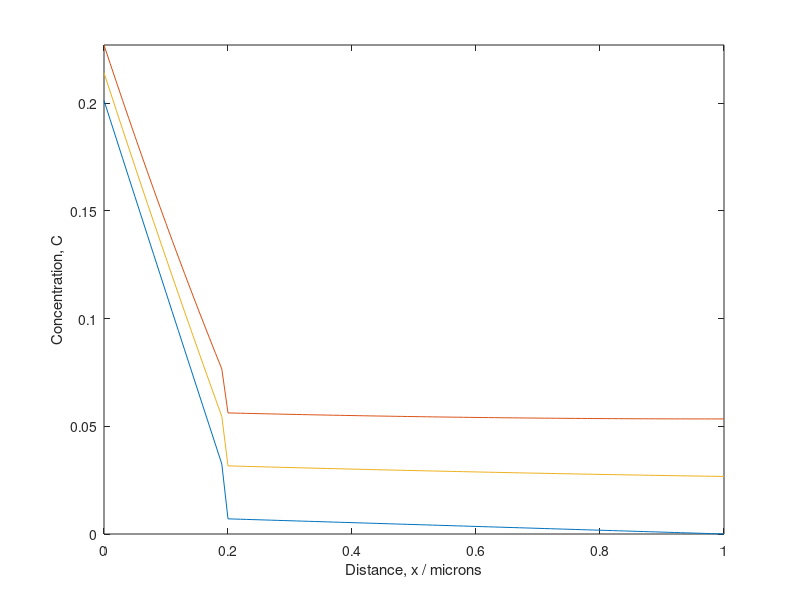

MATLAB code to generate this figure:
%This script produces a Crank-Nicolson simulation of a stack of two layers
%of material. The main purpose is to simulate a diffusion profile of a system with a GDC
%electrolyte and an LSCF cathode as well as an interface between the two.

clear;close all

%% Define parameters
% Material properties
D_1=.00026; % Define diffusivity of cathode material [um^2/s] (LSCF)
D_2=0.026;  % Define diffusivity of electrolyte material [um^2/s] (GDC)
k=0.000292; % Define surface exchange coefficient of LSCF [um/s]
D_int=.00009; %Define interfacial resistance [s/um]
int_width=0;% Define the width of the interface region (0 is the default value)

% Experimental setup
Duration=.083; % Time of exchange in hours (found with Kiloran correction)
L = [0.2;0.8]; % Vector of the layer lengths, first element is the first layer

% Simulation parameters
delta_x=0.01; % Define the spatial step [um]
delta_t=2; % Define the time step [s] (this should be a derived parameter based on max value of sigma)

% Derived properties
%D_int=2*(r/delta_x+1/D_1+1/D_2)^-1; % Define the diffusivity of the interface [um^2/s]
Length=L(1)+L(2); % Total sample length [um]
steps_x=Length/delta_x+1; % Define number of spatial nodes
steps_t=Duration*3600/delta_t+1; % Define number of time steps
x=0:delta_x:Length; % Define the length of the profile in steps of delta_x
sigma_1=D_1*(delta_t)/(2*delta_x^2); % Calculate sigma of LSCF
sigma_2=D_2*(delta_t)/(2*delta_x^2); % Calculate sigma of GDC
sigma_int=D_int*(delta_t)/(2*delta_x^2);% Calculate sigma of the first interface
h=k/D_1; %Calculate h

%% Build simulation components
% Set up a sub-matrix L which contains the information regarding the surface exchange as well as diffusion through the LSCF layer

% Set up the vector for the subdiagonal
sub = zeros(round(steps_x)-1,1);
sub(1:L(1)/delta_x-1,1)=sigma_1;
sub(L(1)/delta_x:L(1)/delta_x+1,1)=sigma_int;
sub(L(1)/delta_x+1:end,1)=sigma_2;

% Set up the vector for the superdiagonal
sup = zeros(round(steps_x)-1,1);
sup(1:L(1)/delta_x-1,1)=sigma_1;
sup(L(1)/delta_x-0:L(1)/delta_x,1)=sigma_int;
sup(L(1)/delta_x+1:end,1)=sigma_2;

% Set up the vector for the central diagonal
s1 = zeros(round(steps_x),1);
s1(1:L(1)/delta_x-1,1)=1-2*sigma_1;
s1(L(1)/delta_x,1)=1-(sigma_int+sigma_1);
s1(L(1)/delta_x+1,1)=1-(sigma_int+sigma_2);
s1(L(1)/delta_x+2:end,1)=1-2*sigma_2;

s1_n = zeros(round(steps_x),1);
s1_n(1:L(1)/delta_x-1,1)=1+2*sigma_1;
s1_n(L(1)/delta_x,1)=1+(sigma_int+sigma_1);
s1_n(L(1)/delta_x+1,1)=1+(sigma_int+sigma_2);
s1_n(L(1)/delta_x+2:end,1)=1+2*sigma_2;

% Create the matrix at the current timestep (Mirror boundary condition)
A = full(gallery('tridiag',sub,s1,sup));
A(1,1) = 1-2*sigma_1*(1+delta_x*h); %Surface boundary condition
A(1,2) = 2*sigma_1; %Surface boundary condition
A(end,end) = 1+sigma_2; %Mirror boundary condition parameters
A(end,end-1) = -2*sigma_2;
A(end,end-2) = sigma_2;

% Create the matrix at the future timestep
A_n = full(gallery('tridiag',-sub,s1_n,-sup));
A_n(1,1) = 1+2*sigma_1*(1+delta_x*h); %Surface boundary condition
A_n(1,2) = -2*sigma_1; %Surface boundary condition
A_n(end,end) = 1-sigma_2; %Mirror boundary condition parameters
A_n(end,end-1) = 2*sigma_2;
A_n(end,end-2) = -sigma_2;

% Create the matrix at the current timestep (Dirichlet boundary condition)
A_Di = full(gallery('tridiag',sub,s1,sup));
A_Di(1,1) = 1-2*sigma_1*(1+delta_x*h); %Surface boundary condition
A_Di(1,2) = 2*sigma_1; %Surface boundary condition
A_Di(end,end) = 1; % Dirichlet boundary condition
A_Di(end,end-1) = 0;
A_Di(end,end-2) = 0;

A_n_Di = full(gallery('tridiag',-sub,-s1+2,-sup));
A_n_Di(1,1) = 1+2*sigma_1*(1+delta_x*h); %Surface boundary condition
A_n_Di(1,2) = -2*sigma_1; %Surface boundary condition
A_n_Di(end,end) = 1; %Mirror boundary condition parameters
A_n_Di(end,end-1) = 0;
A_n_Di(end,end-2) = 0;

%%%%%%%%%%%%%%%%%%%%%%%%%%%%%%%%%%%%%%%%%%%%%%%%%%%%%%%%%%%%%%%%%%%%%

% Define surface exchange vector
G = zeros(round(steps_x), 1);
G(1) = 4*delta_x*sigma_1*h; %surface boundary condition vector G
C = zeros(round(steps_x),1);%Initial position vector, 0 everywhere
C_Di = zeros(round(steps_x),1);% Initial position vector for the Dirichlet bc


%% Run the iterative matrix calculation

for t=1:steps_t
    C = A_n\(A*C+G);
    C_Di = A_n_Di\(A_Di*C_Di+G);
    plot(x,C_Di,x,C,x,(C+C_Di)/2); % Plot both boundary conditions as well as their mean
    xlim([0 Length])
    ylim([-0 inf]);
    xlabel('Distance, x / microns')
    ylabel('Concentration, C')
    drawnow
end

hold off

%Optional code to produce noisy data that can be used to test fitting
%functions

% snr = 50;
% out = awgn(C,snr);varargin;
% 
% plot(out)
% 
% writematrix(out,'GenNoiseInt.txt')



%%%%%%%%%%%%%%%%%%%%%%%%%%%%%%%%%%%%%%%%%%%%%%%%%%%%%%%
%% Initialise figure
% Fig=figure(...
%     'Units','normalized',...
%     'Position',[.3 .5 .5 .4],...
%     'Color',[1 1 1],...%    'renderer','painters',...
%     'WindowStyle','normal',...
%     'PaperPositionMode','auto',...
%     'PaperOrientation','landscape');
% h=plot(x,C,x,C_Di,x,C_t,'x-',[L(1),L(1)],[0,1],'k:','linewidth',1.5);
% set(gca,'TickLabelInterpreter','latex',...
%     'LineWidth',1.2,...
%     'FontSize',16);
% xlim([0 Length])
% ylim([0 1]); %inf is quite annoying to watch :-)
% xlabel('Distance, $x$ / microns','interpreter','latex')
% ylabel('Normalised isotopic fraction, $C''$','interpreter','latex')
% linkdata on %This updates the data in the plot
% set(gca,'TickLabelInterpreter','latex',...
%     'LineWidth',1.2,...
%     'FontSize',16);
% legend('C-N Simulation','Interface location', 'Interpreter','Latex');



% A(L(1)/delta_x,L(1)/delta_x-1)=sigma_1+0.25*(sigma_int-sigma_1);
% A(L(1)/delta_x,L(1)/delta_x)=1-2*sigma_1;
% A(L(1)/delta_x,L(1)/delta_x+1)=sigma_1-0.25*(sigma_int-sigma_1);
%
% A(L(1)/delta_x+1,L(1)/delta_x)=sigma_int+0.25*(sigma_2-sigma_1);
% A(L(1)/delta_x+1,L(1)/delta_x+1)=1-2*sigma_int;
% A(L(1)/delta_x+1,L(1)/delta_x+2)=sigma_int-0.25*(sigma_2-sigma_1);
%
% A(L(1)/delta_x+2,L(1)/delta_x+1)=sigma_2+0.25*(sigma_2-sigma_int);
% A(L(1)/delta_x+2,L(1)/delta_x+2)=1-2*sigma_2;
% A(L(1)/delta_x+2,L(1)/delta_x+3)=sigma_2-0.25*(sigma_2-sigma_int);

%%%%%%%%%%%%%%%%%%%%%%%%%%%%%%%%%%%%%%%%%%%%%%%%

% A_n(L(1)/delta_x,L(1)/delta_x-1)=-sigma_1+0.25*(sigma_int-sigma_1);
% A_n(L(1)/delta_x,L(1)/delta_x)=1+2*sigma_1;
% A_n(L(1)/delta_x,L(1)/delta_x+1)=-sigma_1-0.25*(sigma_int-sigma_1);
%
% A_n(L(1)/delta_x+1,L(1)/delta_x)=-sigma_int+0.25*(sigma_2-sigma_1);
% A_n(L(1)/delta_x+1,L(1)/delta_x+1)=1+2*sigma_int;
% A_n(L(1)/delta_x+1,L(1)/delta_x+2)=-sigma_int-0.25*(sigma_2-sigma_1);
%
% A_n(L(1)/delta_x+2,L(1)/delta_x+1)=-sigma_2+0.25*(sigma_2-sigma_int);
% A_n(L(1)/delta_x+2,L(1)/delta_x+2)=1+2*sigma_2;
% A_n(L(1)/delta_x+2,L(1)/delta_x+3)=-sigma_2-0.25*(sigma_2-sigma_int);